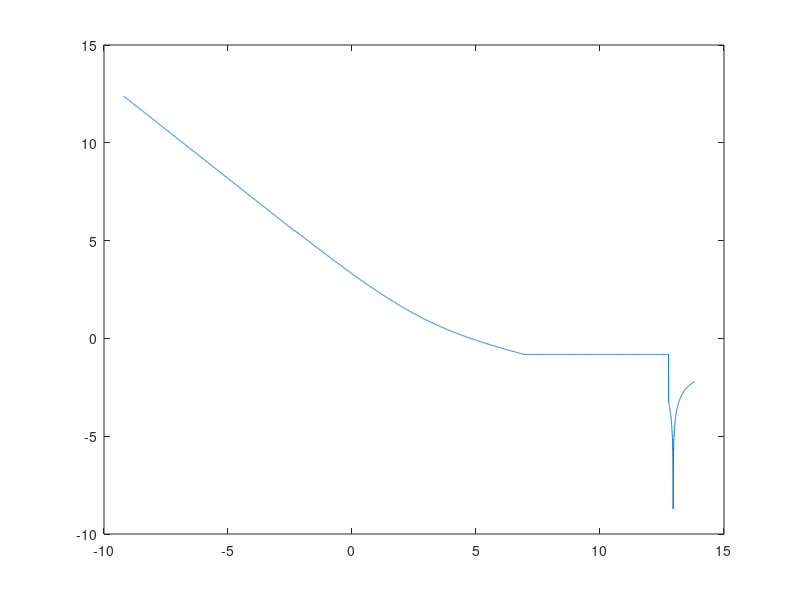

Write the MATLAB code that produced this figure.
clear
clc
Re = logspace(-4,6,10000);
for i=1:10000
    x = Re(i);
    if x<0.1
        CD(i) = 24/x;
    elseif x<=1000
        CD(i) = 24/x*(1+0.14*x^0.7);
    elseif x<=350000
        CD(i) = 0.44;
    else
        CD(i) = 0.19-80000/x;
    end
end

plot(log(Re),log(CD))
        